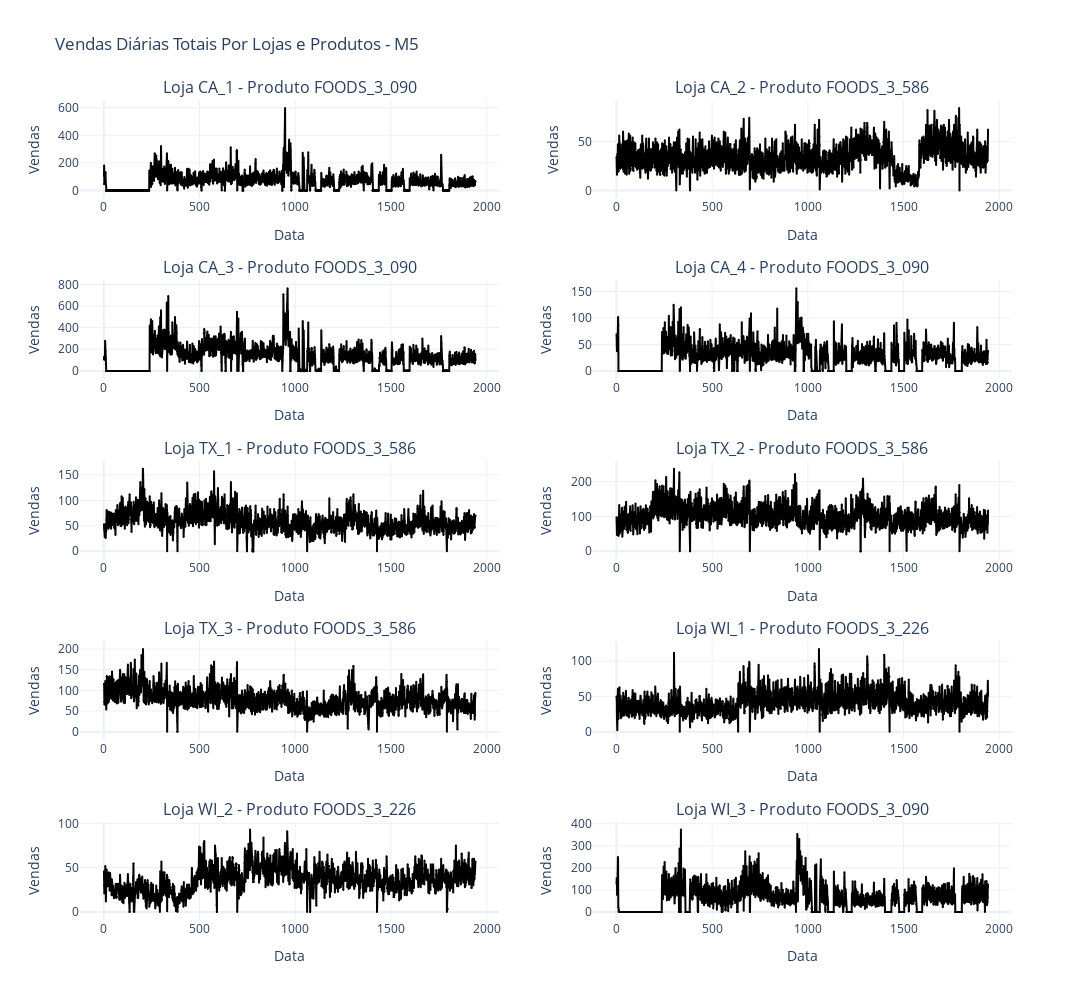

Notebook cell for this chart:
### Code cell
# Create a figure
fig = make_subplots(rows=5, cols=2, subplot_titles=[f'Loja {loja} - Produto {item[0]}' for loja, item in produtos_relevantes_m5.items()])

for i, loja in enumerate(lojas_relevantes_m5):
    produtos_relevantes = produtos_relevantes_m5[loja]
    
    df_loja_produto = m5_data[(m5_data['Loja'] == loja) & (m5_data['Produto'] == produtos_relevantes[0])]
    df_loja_produto_grouped = df_loja_produto.groupby('Data')['Vendas'].sum().reset_index()

    # Add traces for each product
    fig.add_trace(go.Scatter(
        x=df_loja_produto_grouped['Data'],
        y=df_loja_produto_grouped['Vendas'],
        mode='lines+markers',
        name=f'Produto {produtos_relevantes[0]}',
        line=dict(width=2, color='black'),
        marker=dict(size=2)
    ), row=i//2+1, col=i%2+1)

    # Update layout for each subplot
    fig.update_xaxes(title_text='Data', row=i//2+1, col=i%2+1)
    fig.update_yaxes(title_text='Vendas', row=i//2+1, col=i%2+1)

# Update layout for the entire figure
fig.update_layout(
    title='Vendas Diárias Totais Por Lojas e Produtos - M5',
    height=1000,
    width=1500,
    showlegend=False,
    template='plotly_white'
)

fig.write_html('Gráficos/vendas_diarias_por_loja_produto_m5.html')
# Show the figure
fig.show()

### Figure 1 — Plotly figure (JSON) as saved in the notebook; plotly's stock layout.template omitted (floating-point values rounded to 4 significant figures; data arrays with more than 128 entries replaced by an {"elided": "..."} marker saying what was removed)
{"data": [{"line": {"color": "black", "width": 2}, "marker": {"size": 2}, "mode": "lines+markers", "name": "Produto FOODS_3_090", "type": "scatter", "x": {"elided": "1941 int values"}, "xaxis": "x", "y": {"elided": "1941 int values"}, "yaxis": "y"}, {"line": {"color": "black", "width": 2}, "marker": {"size": 2}, "mode": "lines+markers", "name": "Produto FOODS_3_586", "type": "scatter", "x": {"elided": "1941 int values"}, "xaxis": "x2", "y": {"elided": "1941 int values"}, "yaxis": "y2"}, {"line": {"color": "black", "width": 2}, "marker": {"size": 2}, "mode": "lines+markers", "name": "Produto FOODS_3_090", "type": "scatter", "x": {"elided": "1941 int values"}, "xaxis": "x3", "y": {"elided": "1941 int values"}, "yaxis": "y3"}, {"line": {"color": "black", "width": 2}, "marker": {"size": 2}, "mode": "lines+markers", "name": "Produto FOODS_3_090", "type": "scatter", "x": {"elided": "1941 int values"}, "xaxis": "x4", "y": {"elided": "1941 int values"}, "yaxis": "y4"}, {"line": {"color": "black", "width": 2}, "marker": {"size": 2}, "mode": "lines+markers", "name": "Produto FOODS_3_586", "type": "scatter", "x": {"elided": "1941 int values"}, "xaxis": "x5", "y": {"elided": "1941 int values"}, "yaxis": "y5"}, {"line": {"color": "black", "width": 2}, "marker": {"size": 2}, "mode": "lines+markers", "name": "Produto FOODS_3_586", "type": "scatter", "x": {"elided": "1941 int values"}, "xaxis": "x6", "y": {"elided": "1941 int values"}, "yaxis": "y6"}, {"line": {"color": "black", "width": 2}, "marker": {"size": 2}, "mode": "lines+markers", "name": "Produto FOODS_3_586", "type": "scatter", "x": {"elided": "1941 int values"}, "xaxis": "x7", "y": {"elided": "1941 int values"}, "yaxis": "y7"}, {"line": {"color": "black", "width": 2}, "marker": {"size": 2}, "mode": "lines+markers", "name": "Produto FOODS_3_226", "type": "scatter", "x": {"elided": "1941 int values"}, "xaxis": "x8", "y": {"elided": "1941 int values"}, "yaxis": "y8"}, {"line": {"color": "black", "width": 2}, "marker": {"size": 2}, "mode": "lines+markers", "name": "Produto FOODS_3_226", "type": "scatter", "x": {"elided": "1941 int values"}, "xaxis": "x9", "y": {"elided": "1941 int values"}, "yaxis": "y9"}, {"line": {"color": "black", "width": 2}, "marker": {"size": 2}, "mode": "lines+markers", "name": "Produto FOODS_3_090", "type": "scatter", "x": {"elided": "1941 int values"}, "xaxis": "x10", "y": {"elided": "1941 int values"}, "yaxis": "y10"}], "layout": {"annotations": [{"font": {"size": 16}, "showarrow": false, "text": "Loja CA_1 - Produto FOODS_3_090", "x": 0.225, "xanchor": "center", "xref": "paper", "y": 1, "yanchor": "bottom", "yref": "paper"}, {"font": {"size": 16}, "showarrow": false, "text": "Loja CA_2 - Produto FOODS_3_586", "x": 0.775, "xanchor": "center", "xref": "paper", "y": 1, "yanchor": "bottom", "yref": "paper"}, {"font": {"size": 16}, "showarrow": false, "text": "Loja CA_3 - Produto FOODS_3_090", "x": 0.225, "xanchor": "center", "xref": "paper", "y": 0.78, "yanchor": "bottom", "yref": "paper"}, {"font": {"size": 16}, "showarrow": false, "text": "Loja CA_4 - Produto FOODS_3_090", "x": 0.775, "xanchor": "center", "xref": "paper", "y": 0.78, "yanchor": "bottom", "yref": "paper"}, {"font": {"size": 16}, "showarrow": false, "text": "Loja TX_1 - Produto FOODS_3_586", "x": 0.225, "xanchor": "center", "xref": "paper", "y": 0.56, "yanchor": "bottom", "yref": "paper"}, {"font": {"size": 16}, "showarrow": false, "text": "Loja TX_2 - Produto FOODS_3_586", "x": 0.775, "xanchor": "center", "xref": "paper", "y": 0.56, "yanchor": "bottom", "yref": "paper"}, {"font": {"size": 16}, "showarrow": false, "text": "Loja TX_3 - Produto FOODS_3_586", "x": 0.225, "xanchor": "center", "xref": "paper", "y": 0.34, "yanchor": "bottom", "yref": "paper"}, {"font": {"size": 16}, "showarrow": false, "text": "Loja WI_1 - Produto FOODS_3_226", "x": 0.775, "xanchor": "center", "xref": "paper", "y": 0.34, "yanchor": "bottom", "yref": "paper"}, {"font": {"size": 16}, "showarrow": false, "text": "Loja WI_2 - Produto FOODS_3_226", "x": 0.225, "xanchor": "center", "xref": "paper", "y": 0.12, "yanchor": "bottom", "yref": "paper"}, {"font": {"size": 16}, "showarrow": false, "text": "Loja WI_3 - Produto FOODS_3_090", "x": 0.775, "xanchor": "center", "xref": "paper", "y": 0.12, "yanchor": "bottom", "yref": "paper"}], "height": 1000, "showlegend": false, "title": {"text": "Vendas Diárias Totais Por Lojas e Produtos - M5"}, "width": 1500, "xaxis": {"anchor": "y", "domain": [0, 0.45], "title": {"text": "Data"}}, "xaxis10": {"anchor": "y10", "domain": [0.55, 1], "title": {"text": "Data"}}, "xaxis2": {"anchor": "y2", "domain": [0.55, 1], "title": {"text": "Data"}}, "xaxis3": {"anchor": "y3", "domain": [0, 0.45], "title": {"text": "Data"}}, "xaxis4": {"anchor": "y4", "domain": [0.55, 1], "title": {"text": "Data"}}, "xaxis5": {"anchor": "y5", "domain": [0, 0.45], "title": {"text": "Data"}}, "xaxis6": {"anchor": "y6", "domain": [0.55, 1], "title": {"text": "Data"}}, "xaxis7": {"anchor": "y7", "domain": [0, 0.45], "title": {"text": "Data"}}, "xaxis8": {"anchor": "y8", "domain": [0.55, 1], "title": {"text": "Data"}}, "xaxis9": {"anchor": "y9", "domain": [0, 0.45], "title": {"text": "Data"}}, "yaxis": {"anchor": "x", "domain": [0.88, 1], "title": {"text": "Vendas"}}, "yaxis10": {"anchor": "x10", "domain": [0, 0.12], "title": {"text": "Vendas"}}, "yaxis2": {"anchor": "x2", "domain": [0.88, 1], "title": {"text": "Vendas"}}, "yaxis3": {"anchor": "x3", "domain": [0.66, 0.78], "title": {"text": "Vendas"}}, "yaxis4": {"anchor": "x4", "domain": [0.66, 0.78], "title": {"text": "Vendas"}}, "yaxis5": {"anchor": "x5", "domain": [0.44, 0.56], "title": {"text": "Vendas"}}, "yaxis6": {"anchor": "x6", "domain": [0.44, 0.56], "title": {"text": "Vendas"}}, "yaxis7": {"anchor": "x7", "domain": [0.22, 0.34], "title": {"text": "Vendas"}}, "yaxis8": {"anchor": "x8", "domain": [0.22, 0.34], "title": {"text": "Vendas"}}, "yaxis9": {"anchor": "x9", "domain": [0, 0.12], "title": {"text": "Vendas"}}}}
